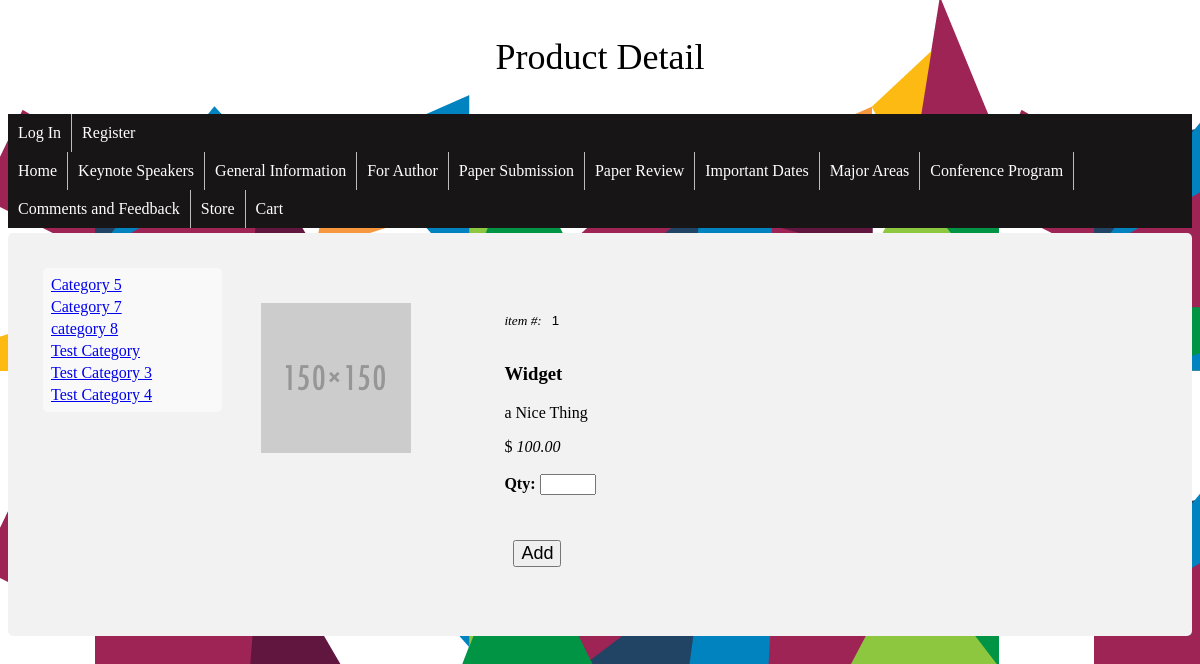
Page /store/?action=product_detail&product_id=1 on the committed database.
### tables this page shows
CREATE TABLE IF NOT EXISTS `wa_product_categories` (
`ID` int(11) NOT NULL,
  `CATEGORY_NAME` varchar(20) NOT NULL
);

CREATE TABLE IF NOT EXISTS `wa_products` (
`ID` int(11) NOT NULL,
  `CATEGORY` int(11) NOT NULL,
  `NAME` varchar(20) NOT NULL,
  `DESCRIPTION` varchar(256) NOT NULL,
  `PRICE` float NOT NULL,
  `IMG_NAME` varchar(255) NOT NULL
);

### models/ProdCatModel.php (called while the page is built, shortened)
<?php
class ProdCatModel {
    private $pdo;
    private $table = 'wa_product_categories';
    public function __construct($inPdo) {
        if ($inPdo instanceof PDO) {
            $this->pdo = $inPdo;
        } else {
            die("Object Type Error");
        }
    }
    public function getList() {
        $stmt = $this->pdo->prepare("SELECT * FROM $this->table");
        $stmt->execute();
        $cats = $stmt->fetchAll();
        return $cats;
    }
}
?>

### models/ProdModel.php (called while the page is built, shortened)
<?php
class ProdModel {
    private $pdo;
    private $table = 'wa_products';
    public function __construct($inPdo) {
        if ($inPdo instanceof PDO) {
            $this->pdo = $inPdo;
        } else {
            die("Object Type Error");
        }
    }
    public function getProductByID($id) {
        $stmt = $this->pdo->prepare("SELECT * FROM $this->table WHERE ID = :id");
        $stmt->bindParam(':id', $id);
        $stmt->execute();
        $product = $stmt->fetch();
        return $product;
    }
}
?>

### public_html/store/product_detail.php (the view, shortened to what this page needs)
<!doctype html>
<html>
    <head>
        <link rel="stylesheet" type="text/css" href="../css/styles.css">
    </head>
    <body background="../images/2015_AIGA-Design-Month_Website-Footer.png">
        <p style="text-align: center; font-size: 36px;">Product Detail</p>
        <?php include '../home/menu.php'; ?>
        <div>
            <div class="category_list">
                <table>
                    <?php
                    foreach ($categories as $cat) {
                        echo '<tr><td><a href=.?category_id=' . $cat['ID'] . '>' . $cat['CATEGORY_NAME'] . '</a></td></tr>';
                    }
                    ?>
                </table>
            </div>
            <div class="product_detail">
                <div class="product_img">
                    <?php
                    if ($product['IMG_NAME'] == '') {
                        $html = '<img src="../product_images/default.png"/><br>';
                    } else {
                        $html = '<img src="../product_images/' . $product['IMG_NAME'] . '"/><br>';
                    }
                    echo $html;
                    ?>
                </div>
                <div class="product_text">
                    <form name="productDetailForm" action="." method="post">
                        <?php
                        echo '<i><small>item #:</small></i><input type="text" name="product_id" readonly value=' . $product['ID'] . '>';
                        echo '<h3>' . $product['NAME'] . '</h3>';
                        echo '<p>' . $product['DESCRIPTION'] . '</p>';
                        echo '$ <i>' . number_format($product['PRICE'], 2) . '</i><br><br>';
                        ?>
                        <b>Qty: </b> <input name="qty" type="number" min="0" max="10" step="1"><br><br><br>
                        <input type="submit" name ="action" value="Add">
                    </form>
                </div>
            </div>
    </body>
</html>

### public_html/css/styles.css (style rules this page uses)
div { border-radius: 5px; background-color: #f2f2f2; padding: 30px; margin-top: 5px; }
ul { list-style-type: none; margin: 0; padding: 0; overflow: hidden; background-color: #171515; }
li { float: left; border-right:1px solid #bbb; }
li:last-child { border-right: none; }
li a { display: block; color: white; text-align: center; padding: 14px 16px; text-decoration: none; }
li a, .dropbtn { display: inline-block; color: white; text-align: center; padding: 10px; text-decoration: none; }
li.dropdown { display: inline-block; }
input[type = text] { margin-bottom: 0.5em; width: 15em; }
input[type = submit] { margin: 0.5em; font-size: large; }

### public_html/store/product_detail.php (style rules this page uses)
.category_list { display: inline-block; width: 15%; background-color: #f9f9f9; margin: 5px; padding:5px; vertical-align: top; }
.product_list, .product_detail { display: inline-block; width: 80%; padding:0px; vertical-align: top; }
.product_img { display: inline-block; width: 20%; vertical-align: top; }
.product_text { display: inline-block; width: 60%; vertical-align: top; }
img { width:150px; }
input[type=text] { padding: 10px; border-style: none; border-width: 0px; background-color: #f2f2f2; }

### rows in the picture
wa_product_categories: CATEGORY_NAME "Category 5"
wa_product_categories: CATEGORY_NAME "Category 7"
wa_product_categories: CATEGORY_NAME "category 8"
wa_product_categories: CATEGORY_NAME "Test Category"
wa_product_categories: CATEGORY_NAME "Test Category 3"
wa_product_categories: CATEGORY_NAME "Test Category 4"
wa_products: product_id "1", NAME "Widget", DESCRIPTION "a Nice Thing", PRICE "100.00"
